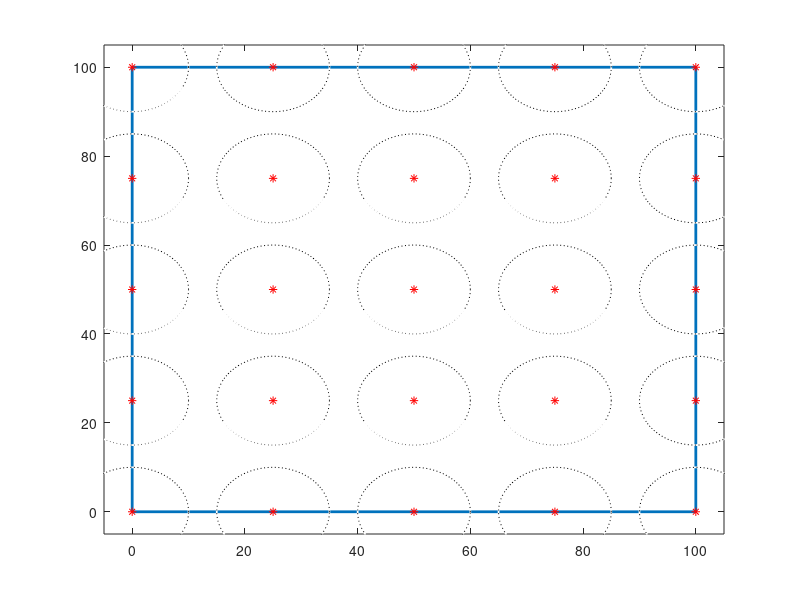

Write the MATLAB code that produced this figure. (Note: this script raises an error after producing the figure.)
%% RFID signal emulator
clear all
clc
close all
% Initializing
l1 = 100;   % length of the plant, x  [cm]
l2 = 100;   % width of the plant, y   [cm]
d1 = 25;    % distance between tags     [cm]
d2 = 0;     % distance last tag <-> boarder [cm]
r1 = 10;    % radius of the reading range of every tag
r2 = [r1, 9.5, 9.0, 8.0, 6.0, 5.0, 4.0]; % array with the different RSSI values

robStart = [30 40]; % Startposition of robot in x, y   [cm]
robEnd = [70 90];   % Endposition of robot in x, y     [cm]

robSpeed = 0.1;       % Speed robot [m/s]
cycleT = 100;        % Cycletime in [ms]

measuementeNumber = num2str(1);

%% Error
if mod(l1/d1,1)~=0
    error('Length of platform not dividable by distance between tags');
elseif mod(l2/d1,1)~=0
    error('Length of platform not dividable by distance between tags');
end

%% Computing 
distance = pdist([robStart; robEnd] ,'euclidean');  % [cm]
t1 = (distance/100)/robSpeed;           % time to get to the goal[s]
angle = atan2(robEnd(2)-robStart(2),robEnd(1)-robStart(1));
distance2 = robSpeed * cycleT/10;                    % [cm]

numTagsX = (l1-2*d2)/d1 +1;
numTagsY = (l2-2*d2)/d1 +1;
numTags = numTagsX * numTagsY;

%% Drawing
figure(1)
x1 = [0 l1 l1 0 0];
y1 = [0 0 l2 l2 0];
plot(x1, y1,'LineWidth',2)
xlim([-5 (l1+5)]);
ylim([-5 (l2+5)]);
hold on

% Position of the tags
ID = 1:numTags;
[Tagx,Tagy] = meshgrid(d2:d1:l1-d2,d2:d1:l2-d2);
plot(Tagx,Tagy,'r*')
% Circles
radiipl = ones(numTagsX,1)*r1;
for k=1:numTagsX
    tempx = Tagx(1:end,k);
    tempy = Tagy(1:end,k);
    temppos = horzcat(tempx,tempy);
    viscircles(temppos,radiipl,'Color','k','LineStyle',':','LineWidth',0.25);
end
robX = [robStart(1),robEnd(1)];
robY = [robStart(2),robEnd(2)];
plot(robX,robY,'bO','LineWidth',3);
plot(robX,robY,'r:');
xlabel('Length platform in cm')
ylabel('Width platform in cm')
title({'Position and reading range of tags';'Start-, endpoint and path of the robot'});
hold off
pause(1)
 
%% Animation and loggin
xUpdate = robStart(1);
yUpdate = robStart(2);
deltaX = distance2*cos(angle);
deltaY = distance2*sin(angle);
% Txt file name
name = ['Meas',measuementeNumber,'.txt'];
fileID = fopen(name,'w');
fprintf(fileID,'%6s %12s %18s\n','Tag ID','Strength','Time');
% Data stored in variables
dataRSSI = zeros(length(0:cycleT/1000:t1),numTags);
timeStep = 1;   % current time step

figure(2)
for l=0:cycleT/1000:t1                                
    % tic
    pause(0.1)
    xUpdate = xUpdate + deltaX;
    yUpdate = yUpdate + deltaY;
    plot(x1, y1,'LineWidth',2)
    hold on
    xlim([-5 (l1+5)]);
    ylim([-5 (l2+5)]);
    [Tagx,Tagy] = meshgrid(d2:d1:l1-d2,d2:d1:l2-d2);
    plot(Tagx,Tagy,'r*')
    plot(robX,robY,'bO','LineWidth',1);
    plot(robX,robY,'r:');
    plot(xUpdate,yUpdate,'kO','LineWidth',2);
    xlim([-5 (l1+5)]);
    ylim([-5 (l2+5)]);
    hold off
    
    % Creating measurements
    robPos=[xUpdate,yUpdate];
    for m = 1:numTags                   % m = current number of tag
        m_str = num2str(m);
        tempTag=[Tagx(m),Tagy(m)];
        tempD = pdist([robPos; tempTag] ,'euclidean');
        % Display if Tag is in range or not
        if tempD > r1
               % disp(['Label ',m_str,' out of range.']);
               fprintf(fileID,'%6d %12s %18.2f\n',m,'0',l);
        elseif tempD <= r1
                % disp(['Label ',m_str,' in range!!!!!!!!!!!!!']);
                % Relation distance <-> RSSI
                k = find(r2>tempD);
                fprintf(fileID,'%6d %12d %18.2f\n',m,k(end),l);
                dataRSSI(timeStep,m) = k(end);              
        end
        % Store the information in an txt file
    end
    fprintf(fileID,'%6s\n','---------');  
    % toc
    pause(100/1000)
    timeStep = timeStep + 1;
end

fclose(fileID);
%% Display
d1_str = num2str(d1);
l1_str = num2str(l1);
l2_str = num2str(l2);
numTags_str = num2str(numTags);

msg0 = ['Your plane is ',l1_str,'cm x ',l2_str,'cm.'];
msg1 = ['You chose a distance of ',d1_str, 'cm and need ', numTags_str,' Tags!'];
disp(msg0);
disp(msg1);

%% Results
figure(3)   % plot for the max value of every tag
dataRSSInoT = reshape(max(dataRSSI),[numTagsX,numTagsY]);
plot3(Tagx,Tagy,dataRSSInoT,'*');   
xlabel('Length platform in cm')
ylabel('Width platform in cm')
title('Max RSSI signal of every tag')

figure(4)   % plot of the RSSI signal which are non zero vs. time
dataRSSIsum = sum(dataRSSI);
IDclear = find(dataRSSIsum ~= 0);
IDstr = string(IDclear); 
dataRSSIclear = dataRSSI;
dataRSSIclear( :, all( ~any( dataRSSI ), 1 ) ) = []; % and columns
plot(dataRSSIclear);
xlabel('Time in 100 ms')
ylabel('RSSI')
ylim([0 8])
legend(IDstr,'FontSize',6);
title('RSSI Signal of every non zero tag')